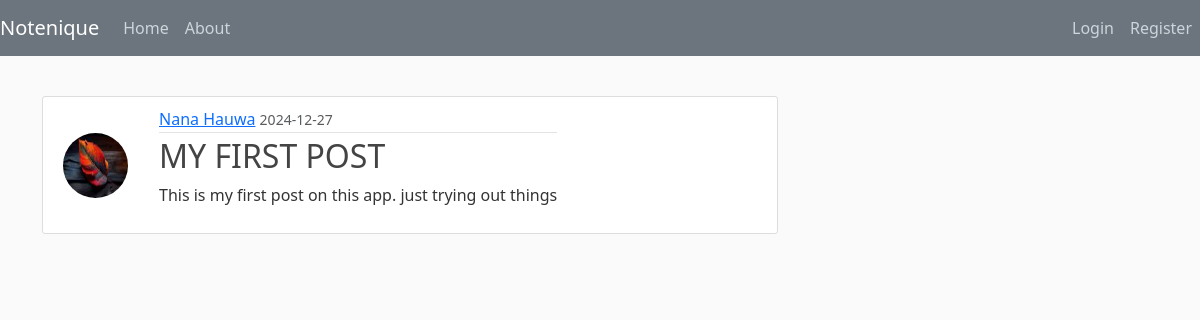
Screenshot of /note/1 with the database file from the repository.
### notenique/models.py (models this page shows, shortened)
class User(db.Model, UserMixin):
  id = db.Column(db.Integer, primary_key=True)
  username = db.Column(db.String(20), unique=True, nullable=False)
  email = db.Column(db.String(20), unique=True, nullable=False)
  image_file = db.Column(db.String(20), nullable=False, default='default.jpg')
  password = db.Column(db.String(70), nullable=False)
  notes = db.relationship('Note', backref='author', lazy=True)

class Note(db.Model):
  id = db.Column(db.Integer, primary_key=True)
  title = db.Column(db.String(100), nullable=False)
  date_posted = db.Column(db.DateTime, nullable=False, default=datetime.now(timezone.utc))
  content = db.Column(db.Text, nullable=False, )
  user_id = db.Column(db.Integer, db.ForeignKey('user.id'), nullable=False)

### notenique/routes.py (the view)
@app.route("/note/<int:note_id>")
def note(note_id):
  note = Note.query.get_or_404(note_id)
  return render_template('note.html', title=note.title, note=note)

### notenique/templates/note.html (shortened to what this page needs)
{% extends "layout.html" %}
{% block content %}
    <article class="media content-section">
        <img class="rounded-circle article-img" src="{{ url_for('static', filename='photo/' + note.author.image_file) }}" alt="profile photo">
        <div class="media-body">
            <div class="article-metadata">
                <a class="mr-2" href="#">{{ note.author.username }}</a>
                <small class="text-muted">{{ note.date_posted.strftime('%Y-%m-%d') }}</small>
            </div>
            <h2 class="article-title">{{ note.title }}</h2>
            <p class="article-content">{{ note.content }}</p>
        </div>
    </article>
{% endblock content %}

### notenique/static/main.css (style rules this page uses)
* { padding: 0; margin: 0; box-sizing: border-box; }
body { background: #fafafa; color: #333333; margin-top: 6rem; }
h1, h2, h3, h4, h5, h6 { color: #444444; }
.content-section { background: #ffffff; padding: 10px 20px; border: 1px solid #dddddd; border-radius: 3px; margin-bottom: 20px; -webkit-border-radius: 3px; -moz-border-radius: 3px; -ms-border-radius: 3px; -o-border-radius: 3px; }
.article-title { color: #444444; }
.article-content { white-space: pre-line; }
.article-img { height: 65px; width: 65px; margin-right: 16px; }
.article-metadata { padding-bottom: 1px; margin-bottom: 4px; border-bottom: 1px solid #e3e3e3 }
.media { display: flex; align-items: center; }
.media-body { display: block; margin-left: 15px; }

### rows the page displays
User: image_file (picture), author.username "Nana Hauwa"
Note: date_posted "2024-12-27", title "MY FIRST POST", content "This is my first post on this app. just trying out things"
